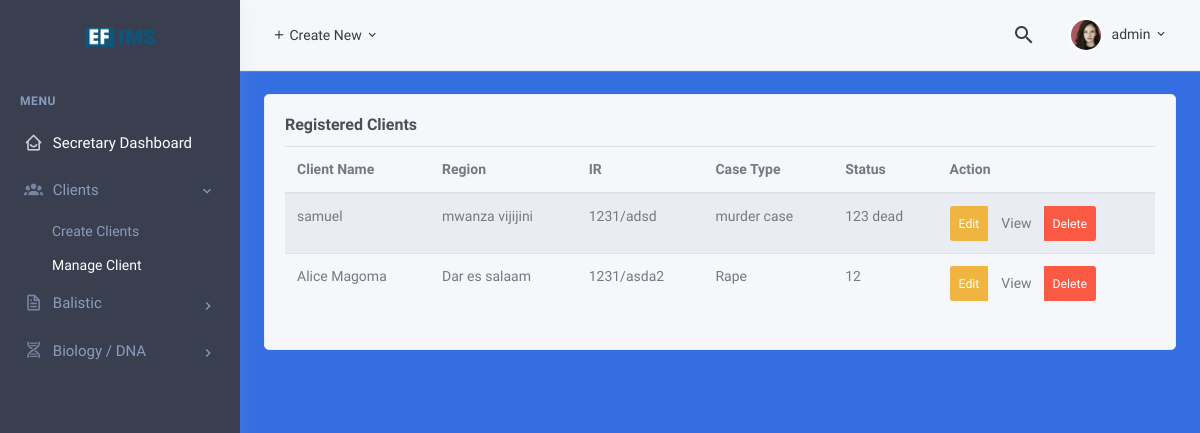
/client/ (signed in), run on the app's committed database.
### pages/models.py (models this page shows, shortened)
class Client(models.Model):
    ir = models.CharField(help_text="Enter IR", max_length=160,null=False,blank=False, verbose_name="IR")
    casetype = models.CharField(help_text="Enter Case Type", max_length=160,null=False,blank=False,verbose_name="Case Type")
    status = models.CharField(help_text="Enter Exhibit Type or Status", max_length=160,null=False,blank=False,verbose_name="Exhibit Type or Status")
    region = models.CharField(help_text="Enter Region or region", max_length=160,null=False,blank=False,verbose_name="Region or District")
    client = models.CharField(help_text="Enter Clients Name", max_length=160,null=False,blank=False,verbose_name="Client Name")
    class Meta:
        verbose_name = 'Client'
        verbose_name_plural = 'Clients'
    def get_absolute_url(self):
        from django.urls import reverse
        return reverse('list-detail', args=[str(self.id)])

### pages/views.py (the view)
# urls.py: path('client/', views.ClientList.as_view(), name='list-client'),
class ClientList(LoginRequiredMixin,ListView):
    model = Client
    context_object_name = 'client'
    template_name ="clients/list.html"

### template/clients/list.html
{% extends 'clients/base.html' %}
{% load static %}
{% block content %}
<div id="layout-wrapper">
    {% include 'include/navbar.html' %}
    <div class="main-content">
        <div class="page-content">
            <div class="container-fluid">
                <div class="row">
                    <div class="col-xl-12">
                        <div class="card">
                            <div class="card-body">
                                <h4 class="card-title">
                                    Registered Clients
                                </h4>
                                <table id="datatable-buttons" class="table table-striped dt-responsive nowrap">
                                    <thead>
                                        <tr>
                                            <th>Client Name</th>
                                            <th>Region</th>
                                            <th>IR</th>
                                            <th>Case Type</th>
                                            <th>Status</th>
                                            <th>Action</th>
                                        </tr>
                                    </thead>
                                    <tbody>
                                        {% for client in client %}
                                        <tr>
                                            <td>{{ client.client }}</td>
                                            <td>{{ client.region }}</td>
                                            <td>{{ client.ir }}</td>
                                            <td>{{client.casetype}}</td>
                                            <td>{{client.status}}</td>
                                            <td>
                                                <div class="btn-group btn-group-sm" role="group" aria-label="Small button group">
                                                    <button type="button" class="btn btn-warning waves-effect waves-light">Edit</button>
                                                    <a href="{{ client.get_absolute_url }}"><button type="button" class="btn btn-sucess waves-effect waves-light">View</button></a>
                                                    <button type="button" class="btn btn-danger waves-effect waves-light">Delete</button>
                                                </div>
                                            </td>
                                        </tr>
                                        {% endfor %}
                                    </tbody>
                                </table>
                            </div>
                        </div>
                    </div>
                </div>
            </div>
        </div>
    </div>
</div>
{% endblock content %}

### template/include/navbar.html (shortened to what this page needs)
{% load static %}
<header id="page-topbar">
    <div class="navbar-header">
        <div class="d-flex align-items-left">
            <div class="dropdown d-none d-sm-inline-block">
                <button type="button" class="btn header-item waves-effect" id="page-header-user-dropdown" data-toggle="dropdown" aria-haspopup="true" aria-expanded="false">
                    <i class="mdi mdi-plus"></i> Create New
                    <i class="mdi mdi-chevron-down d-none d-sm-inline-block"></i>
                </button>
            </div>
        </div>
        <div class="d-flex align-items-right">
            <div class="dropdown d-none d-sm-inline-block ml-2">
                <button type="button" class="btn header-item noti-icon waves-effect" id="page-header-search-dropdown" data-toggle="dropdown" aria-haspopup="true" aria-expanded="false">
                    <i class="mdi mdi-magnify"></i>
                </button>
            </div>
            <div class="dropdown d-inline-block ml-2">
                <button type="button" class="btn header-item waves-effect" id="page-header-user-dropdown" data-toggle="dropdown" aria-haspopup="true" aria-expanded="false">
                    <img class="rounded-circle header-profile-user" src="{% static 'assets/images/users/avatar-3.jpg' %}" alt="Header Avatar">
                    <span class="d-none d-sm-inline-block ml-1">{{user.username}}</span>
                    <i class="mdi mdi-chevron-down d-none d-sm-inline-block"></i>
                </button>
            </div>
        </div>
    </div>
</header>
<div class="vertical-menu mm-active">
    <div data-simplebar="init" class="h-100 mm-show"><div class="simplebar-wrapper" style="margin: 0px;"><div class="simplebar-height-auto-observer-wrapper"><div class="simplebar-height-auto-observer"></div></div><div class="simplebar-mask"><div class="simplebar-offset" style="right: -15px; bottom: 0px;"><div class="simplebar-content-wrapper" style="height: 100%; overflow: hidden scroll;"><div class="simplebar-content" style="padding: 0px;">
        <div class="navbar-brand-box">
            <a href="index.html" class="logo">
                <img src="{% static 'assets/images/logo-dark.png' %}">
            </a>
        </div>
        <div id="sidebar-menu" class="mm-active">
            <ul class="metismenu list-unstyled mm-show" id="side-menu">
                <li class="menu-title">Menu</li>
                <li class="mm-active">
                    <a href="{% url 'home' %}" class="waves-effect active"><i class="bx bx-home-smile"></i><span>Secretary Dashboard</span></a>
                </li>
                <li>
                    <a href="javascript: void(0);" class="has-arrow waves-effect"><i class="mdi mdi-account-group"></i><span>Clients</span></a>
                    <ul class="sub-menu mm-collapse" aria-expanded="false">
                        <li><a href="{% url 'create-client' %}">Create Clients</a></li>
                        <li><a href="{% url 'list-client' %}">Manage Client</a></li>
                    </ul>
                </li>
                <li>
                    <a href="javascript: void(0);" class="has-arrow waves-effect"><i class="bx bx-file"></i><span>Balistic</span></a>
                </li>
                <li>
                    <a href="javascript: void(0);" class="has-arrow waves-effect"><i class="mdi mdi-dna"></i><span>Biology / DNA</span></a>
                </li>
            </ul>
        </div>
    </div></div></div></div><div class="simplebar-placeholder" style="width: auto; height: 657px;"></div></div></div>
</div>

### data on the page
Client: client "samuel", region "mwanza vijijini", ir "1231/adsd", casetype "murder case", status "123 dead"
Client: client "Alice Magoma", region "Dar es salaam", ir "1231/asda2", casetype "Rape", status "12"

### other printed values
{{ user.username }} "admin"
